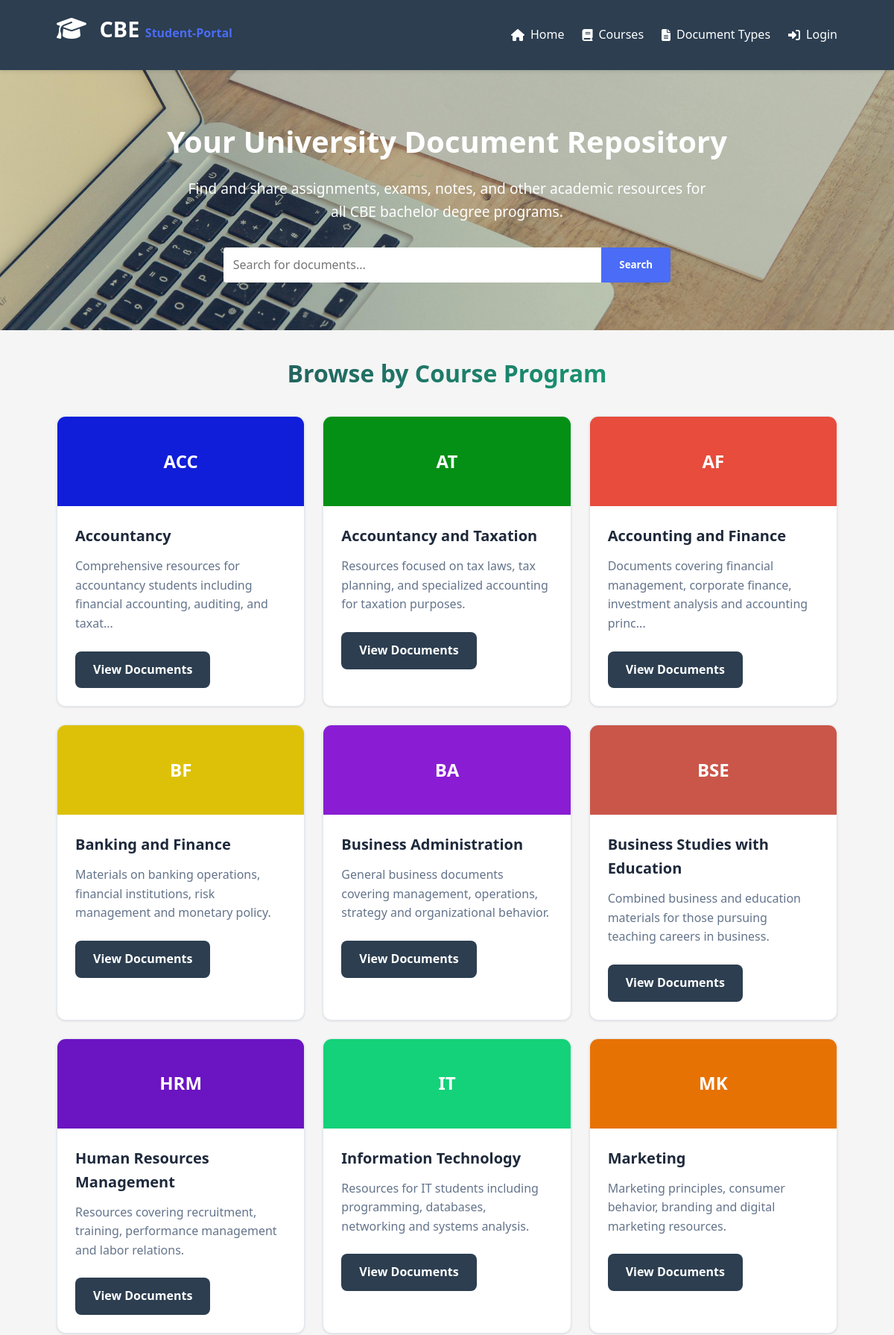
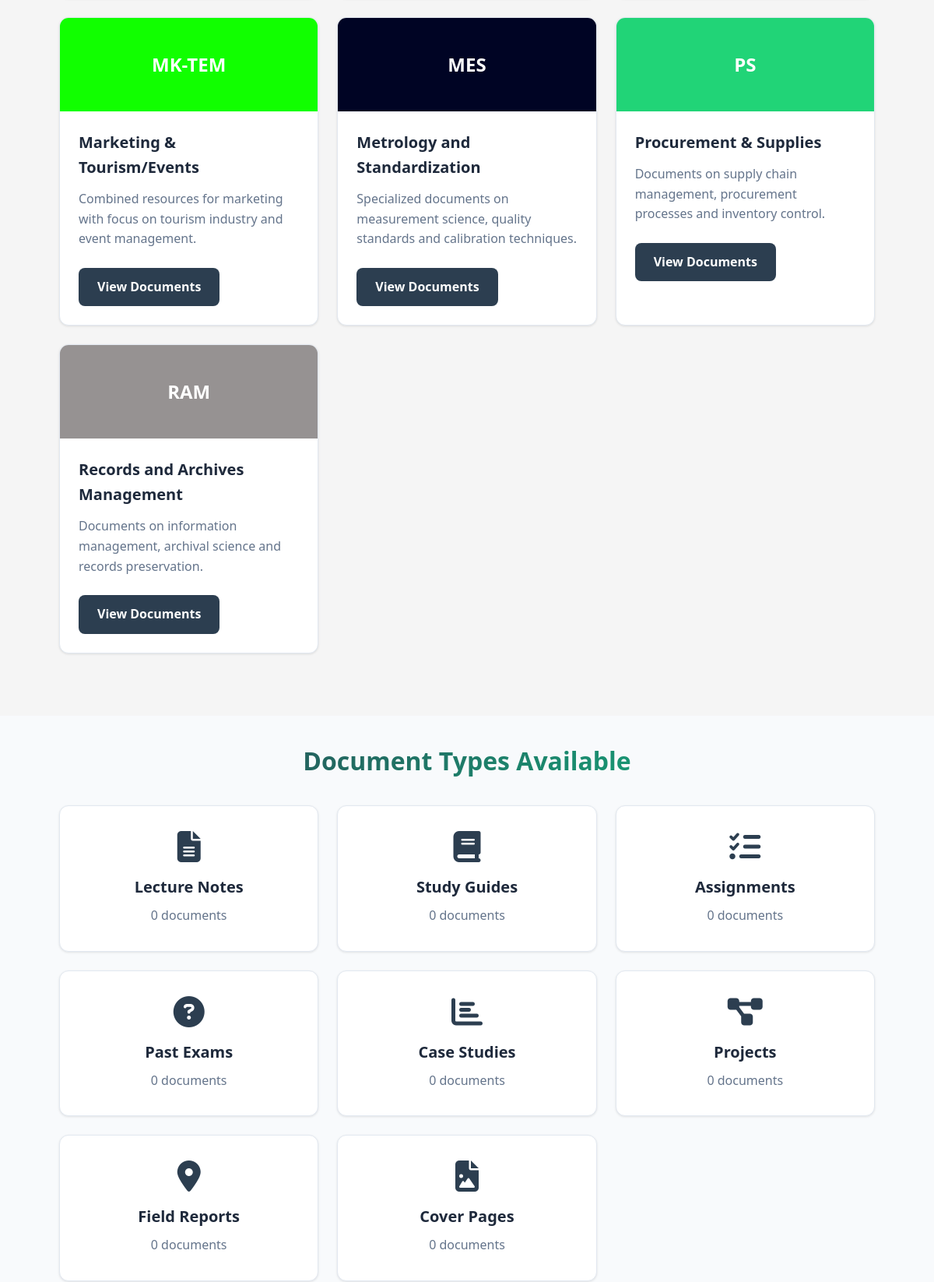
The page / (upper part) on the database its author committed (2 pictures, top to bottom).
### tables this page shows
CREATE TABLE `courses` (
  `course_id` int(11) NOT NULL,
  `course_code` varchar(10) NOT NULL,
  `course_name` varchar(100) NOT NULL,
  `description` text NOT NULL,
  `color_code` varchar(7) NOT NULL DEFAULT '#e74c3c',
  `created_at` datetime NOT NULL DEFAULT current_timestamp(),
  `updated_at` datetime NOT NULL DEFAULT current_timestamp() ON UPDATE current_timestamp()
);

### index.php (the view, shortened to what this page needs)
<?php
include("temperate/header.php");
include("connection.php");
$valid_types = [
    'lecture_notes' => ['icon' => 'fa-file-alt', 'name' => 'Lecture Notes'],
    'study_guides' => ['icon' => 'fa-book', 'name' => 'Study Guides'],
    'assignments' => ['icon' => 'fa-tasks', 'name' => 'Assignments'],
    'past_exams' => ['icon' => 'fa-question-circle', 'name' => 'Past Exams'],
    'case_studies' => ['icon' => 'fa-chart-bar', 'name' => 'Case Studies'],
    'projects' => ['icon' => 'fa-project-diagram', 'name' => 'Projects'],
    'field' => ['icon' => 'fa-map-marker-alt', 'name' => 'Field Reports'],
    'cover_pages' => ['icon' => 'fa-file-image', 'name' => 'Cover Pages']
];
$doc_type = isset($_GET['type']) ? $_GET['type'] : '';
$courses = [];
$sql = "SELECT * FROM courses ORDER BY course_name";
$result = $conn->query($sql);
if ($result && $result->num_rows > 0) {
    $courses = $result->fetch_all(MYSQLI_ASSOC);
}
?>
    <section class="hero">
        <div class="container">
            <h1>Your University Document Repository</h1>
            <p>Find and share assignments, exams, notes, and other academic resources for all CBE bachelor degree programs.</p>
            <div class="search-bar">
                <input type="text" placeholder="Search for documents...">
                <button>Search</button>
            </div>
        </div>
    </section>
<section class="main-content" id="courses">
    <div class="container">
        <h2 class="section-title">Browse by Course Program</h2>
        <div class="courses">
            <?php if (!empty($courses)): ?>
                <?php foreach ($courses as $course): ?>
                <div class="course-card">
                    <div class="course-img" style="background-color: <?php echo $course['color_code'] ?: '#4f46e5'; ?>">
                        <?php echo $course['course_code']; ?>
                    </div>
                    <div class="course-info">
                        <h3><?php echo htmlspecialchars($course['course_name']); ?></h3>
                        <p><?php echo substr(htmlspecialchars($course['description']), 0, 100); ?><?php echo strlen($course['description']) > 100 ? '...' : ''; ?></p>
                        <a href="course_documents.php?course_id=<?php echo $course['course_id']; ?>" class="btn">View Documents</a>
                    </div>
                </div>
                <?php endforeach; ?>
            <?php else: ?>
                <p>No courses available.</p>
            <?php endif; ?>
        </div>
    </div>
</section>
<section class="document-types" id="documents">
    <div class="container">
        <h2 class="section-title">Document Types Available</h2>
        <div class="doc-types-grid">
            <?php foreach ($valid_types as $type_key => $type_info): ?>
                <div class="doc-type-card <?php echo $doc_type === $type_key ? 'active' : ''; ?>">
                    <i class="fas <?php echo $type_info['icon']; ?>"></i>
                    <h3><?php echo $type_info['name']; ?></h3>
                    <p>
                        <?php
                        $count = 0;
                        echo $count . ' document' . ($count !== 1 ? 's' : '');
                        ?>
                    </p>
                    </div>
            <?php endforeach; ?>
        </div>
    </div>
</section>
<?php
include("temperate/footer.php");
?>

### temperate/header.php (style rules this page uses)
:root { --primary-color: #2c3e50; --secondary-color: #3498db; --accent-color: #e74c3c; --light-color: #ecf0f1; --dark-color: #2c3e50; }
* { margin: 0; padding: 0; box-sizing: border-box; font-family: 'Segoe UI', Tahoma, Geneva, Verdana, sans-serif; }
body { background-color: #f5f5f5; color: #333; line-height: 1.6; }
.container { width: 90%; max-width: 1200px; margin: 0 auto; }
.main-content { padding: 3rem 0; }
.section-title { text-align: center; margin-bottom: 2rem; color: var(--dark-color); }
.courses { display: grid; grid-template-columns: repeat(auto-fill, minmax(300px, 1fr)); gap: 1.5rem; margin-bottom: 3rem; }
.course-card { background-color: white; border-radius: 8px; overflow: hidden; box-shadow: 0 3px 10px rgba(0,0,0,0.1); transition: transform 0.3s, box-shadow 0.3s; }
.course-img { height: 150px; background-color: var(--secondary-color); display: flex; align-items: center; justify-content: center; color: white; font-size: 2rem; font-weight: bold; }
.course-info { padding: 1.5rem; }
.course-info h3 { margin-bottom: 0.5rem; color: var(--primary-color); }
.course-info p { color: #666; margin-bottom: 1rem; }
.btn { display: inline-block; background-color: var(--secondary-color); color: white; padding: 0.6rem 1.2rem; border-radius: 4px; text-decoration: none; font-weight: 500; transition: background-color 0.3s; }
.document-types { background-color: var(--light-color); padding: 3rem 0; }

### index.php (style rules this page uses)
:root { --primary: #2c3e50; --primary-light: #2c3e50; --secondary: #10b981; --dark: #1e293b; --light: #f8fafc; --gray: #64748b; --border: #e2e8f0; --shadow: 0 1px 3px rgba(0,0,0,0.1); --shadow-lg: 0 4px 6px -1px rgba(0,0,0,0.1); }
.hero { background: linear-gradient(rgba(44, 62, 80, 0.9), rgba(44, 62, 80, 0.9)); background-image: url('pexels-markusspiske-96593.jpg'); background-size: cover; background-position: center; color: white; padding: 4rem 0; text-align: center; }
.hero h1 { font-size: 2.5rem; margin-bottom: 1rem; }
.hero p { font-size: 1.2rem; max-width: 700px; margin: 0 auto 2rem; }
.search-bar { max-width: 600px; margin: 0 auto; display: flex; }
.search-bar input { flex: 1; padding: 0.8rem; border: none; border-radius: 4px 0 0 4px; font-size: 1rem; }
.search-bar button { background-color: var(--accent-color); color: white; border: none; padding: 0 1.5rem; border-radius: 0 4px 4px 0; cursor: pointer; font-weight: bold; transition: background-color 0.3s; }
.doc-types-grid { display: grid; grid-template-columns: repeat(auto-fit, minmax(250px, 1fr)); gap: 1.5rem; margin-bottom: 3rem; }
.doc-type-card { background: white; padding: 2rem; border-radius: 0.75rem; text-align: center; box-shadow: var(--shadow); border: 1px solid var(--border); transition: all 0.3s ease; cursor: pointer; text-decoration: none; color: inherit; }
.doc-type-card i { font-size: 2.5rem; color: var(--primary); margin-bottom: 1rem; }
.doc-type-card h3 { font-size: 1.25rem; font-weight: 700; margin-bottom: 0.5rem; color: var(--dark); }
.doc-type-card p { color: var(--gray); line-height: 1.6; }
.section-title { font-size: 2rem; font-weight: 800; color: var(--dark); margin-bottom: 2rem; text-align: center; background: linear-gradient(135deg, var(--primary) 0%, var(--secondary) 100%); -webkit-background-clip: text; -webkit-text-fill-color: transparent; }
.courses { display: grid; grid-template-columns: repeat(auto-fill, minmax(300px, 1fr)); gap: 1.5rem; margin-bottom: 3rem; }
.course-card { background: white; border-radius: 0.75rem; overflow: hidden; box-shadow: var(--shadow); transition: all 0.3s ease; border: 1px solid var(--border); }
.course-img { height: 120px; display: flex; align-items: center; justify-content: center; color: white; font-weight: 700; font-size: 1.5rem; }
.course-info { padding: 1.5rem; }
.course-info h3 { font-size: 1.25rem; font-weight: 700; margin-bottom: 0.75rem; color: var(--dark); }
.course-info p { color: var(--gray); margin-bottom: 1.5rem; line-height: 1.6; }
.btn { display: inline-block; padding: 0.75rem 1.5rem; background: var(--primary); color: white; border-radius: 0.5rem; text-decoration: none; font-weight: 600; transition: all 0.3s ease; }
.container { max-width: 1200px; margin: 0 auto; padding: 0 1rem; }
.main-content { padding: 2rem 0; }
.document-types { padding: 2rem 0; background: #f8fafc; }

### rows shown on the page
courses: course_code "ACC", course_name "Accountancy", description "Comprehensive resources for accountancy students including financial accounting, auditing, and taxat"
courses: course_code "AT", course_name "Accountancy and Taxation", description "Resources focused on tax laws, tax planning, and specialized accounting for taxation purposes."
courses: course_code "AF", course_name "Accounting and Finance", description "Documents covering financial management, corporate finance, investment analysis and accounting princ"
courses: course_code "BF", course_name "Banking and Finance", description "Materials on banking operations, financial institutions, risk management and monetary policy."
courses: course_code "BA", course_name "Business Administration", description "General business documents covering management, operations, strategy and organizational behavior."
courses: course_code "BSE", course_name "Business Studies with Education", description "Combined business and education materials for those pursuing teaching careers in business."
courses: course_code "HRM", course_name "Human Resources Management", description "Resources covering recruitment, training, performance management and labor relations."
courses: course_code "IT", course_name "Information Technology", description "Resources for IT students including programming, databases, networking and systems analysis."
courses: course_code "MK", course_name "Marketing", description "Marketing principles, consumer behavior, branding and digital marketing resources."
courses: course_code "MK-TEM", course_name "Marketing & Tourism/Events", description "Combined resources for marketing with focus on tourism industry and event management."
courses: course_code "MES", course_name "Metrology and Standardization", description "Specialized documents on measurement science, quality standards and calibration techniques."
courses: course_code "PS", course_name "Procurement & Supplies", description "Documents on supply chain management, procurement processes and inventory control."
courses: course_code "RAM", course_name "Records and Archives Management", description "Documents on information management, archival science and records preservation."

### other values the page prints
$type_info['name'] "Lecture Notes"
$count "0"
$type_info['name'] "Study Guides"
$type_info['name'] "Assignments"
$type_info['name'] "Past Exams"
$type_info['name'] "Case Studies"
$type_info['name'] "Projects"
$type_info['name'] "Field Reports"
$type_info['name'] "Cover Pages"
